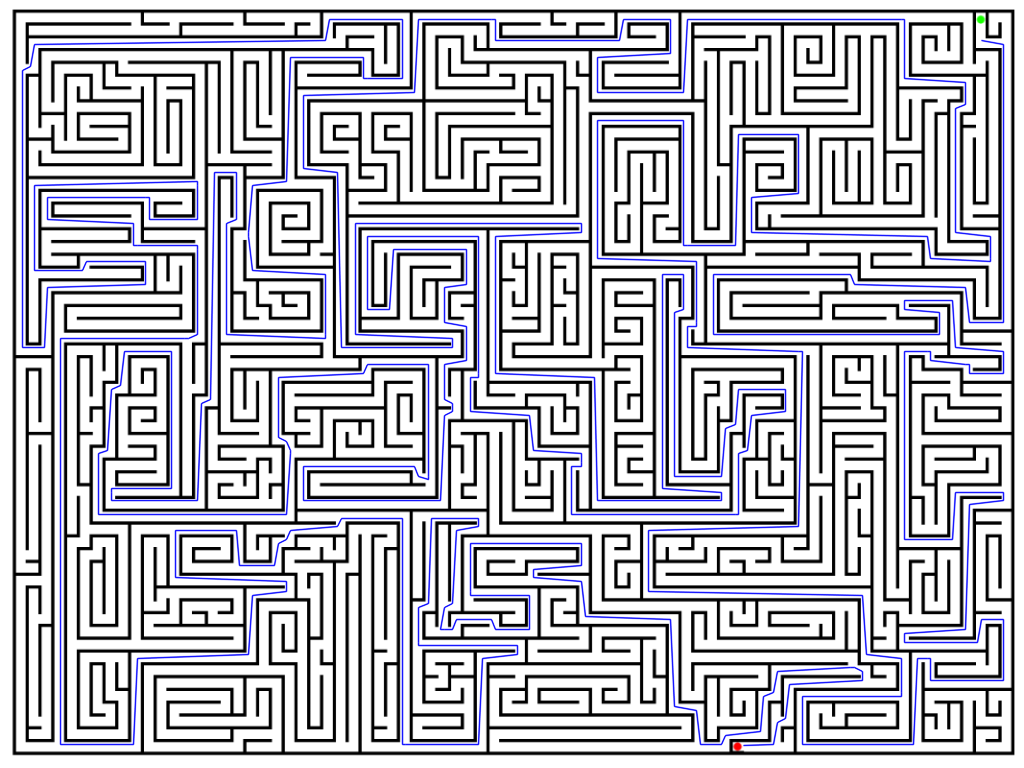
#> input picture src/maze_solved.png, 1024 x 768 px
$ python -i mazereader.py   (imports and definitions only)   (older library calls are emulated)
#> lines starting #> are read from the running program, lines starting #| are printed output that depends on the picture
#> further down, picture is the input picture: shape (768, 1024, 3); mean B, G, R 193, 185.6, 185.6
### skeletonize.py
import numpy as np
from scipy import weave


def thinning_iteration(im, iter):
    I, M = im, np.zeros(im.shape, np.uint8)
    # expr = """
    # for (int i = 1; i < NI[0]-1; i++)
    # {
    #     for (int j = 1; j < NI[1]-1; j++)
    #     {
    #         int p2 = I2(i-1, j);
    #         int p3 = I2(i-1, j+1);
    #         int p4 = I2(i, j+1);
    #         int p5 = I2(i+1, j+1);
    #         int p6 = I2(i+1, j);
    #         int p7 = I2(i+1, j-1);
    #         int p8 = I2(i, j-1);
    #         int p9 = I2(i-1, j-1);
    #
    #             int C  = (!p2 & (p3 | p4)) + (!p4 & (p5 | p6)) +
    #                      (!p6 & (p7 | p8)) + (!p8 & (p9 | p2));
    #             int N1 = (p9 | p2) + (p3 | p4) + (p5 | p6) + (p7 | p8);
    #             int N2 = (p2 | p3) + (p4 | p5) + (p6 | p7) + (p8 | p9);
    #             int N  = N1 < N2 ? N1 : N2;
    #             int m  = iter == 0 ? ((p6 | p7 | !p9) & p8) :
    #                                  ((p2 | p3 | !p5) & p4);
    #
    #             if (C == 1 && (N >= 2 && N <= 3) && m == 0)
    #                 M2(i,j) = 1;
    #     }
    # }
    # """
    expr = """
    for (int i = 1; i < NI[0]-1; i++) {
        for (int j = 1; j < NI[1]-1; j++) {
            int p2 = I2(i-1, j);
            int p3 = I2(i-1, j+1);
            int p4 = I2(i, j+1);
            int p5 = I2(i+1, j+1);
            int p6 = I2(i+1, j);
            int p7 = I2(i+1, j-1);
            int p8 = I2(i, j-1);
            int p9 = I2(i-1, j-1);
            int A = (p2 == 0 && p3 == 1) + (p3 == 0 && p4 == 1) +
            (p4 == 0 && p5 == 1) + (p5 == 0 && p6 == 1) +
            (p6 == 0 && p7 == 1) + (p7 == 0 && p8 == 1) +
            (p8 == 0 && p9 == 1) + (p9 == 0 && p2 == 1);
            int B = p2 + p3 + p4 + p5 + p6 + p7 + p8 + p9;
            int m1 = iter == 0 ? (p2 * p4 * p6) : (p2 * p4 * p8);
            int m2 = iter == 0 ? (p4 * p6 * p8) : (p2 * p6 * p8);
            if (A == 1 && B >= 2 && B <= 6 && m1 == 0 && m2 == 0) {
                M2(i,j) = 1;
            }
        }
    }
    """
    weave.inline(expr, ["I", "iter", "M"], extra_compile_args=["-O3"])
    return (I & ~M)


def skeletonize_zhang_shuen(src):
    dst = src.copy() / 255
    prev = np.zeros(src.shape[:2], np.uint8)
    diff = None
    while True:
        dst = thinning_iteration(dst, 0)
        dst = thinning_iteration(dst, 1)
        diff = np.absolute(dst - prev)
        prev = dst.copy()
        if np.sum(diff) == 0:
            break
    return dst * 255

### src/mazereader.py
import numpy as np
import random
import cv2
import graph
import skeletonize
import connections
import config
import processimage


def get_largest_contour_centroid(img):
    img2, cnts_start, heirarchy = cv2.findContours(img,
                                                   cv2.RETR_TREE,
                                                   cv2.CHAIN_APPROX_SIMPLE)
    if len(cnts_start) == 0:
        return None
    start_cnt = cnts_start[0]
    m = cv2.moments(start_cnt)
    if m['m00'] != 0:
        return (int(m['m10'] / m['m00']), int(m['m01'] / m['m00']))
    return None


def find_start_end(thresh_r, thresh_g):
    start = get_largest_contour_centroid(thresh_r)
    end = get_largest_contour_centroid(thresh_g)
    return (start, end)


def create_graph_nodes(skeleton, eroded, img):
    corners = cv2.goodFeaturesToTrack(skeleton, 0, 0.025, 3)
    g = graph.Graph()
    for corner in corners:
        if eroded[corner[0][1], corner[0][0]] != 0:
            node = graph.Node((corner[0][0], corner[0][1]))
            g.add_node(node)
    print("Found {} nodes".format(len(g.nodes)))
    return g


def read_maze(img):
    img2 = img.copy()

    thresh_v = cv2.cvtColor(img, cv2.COLOR_BGR2GRAY)
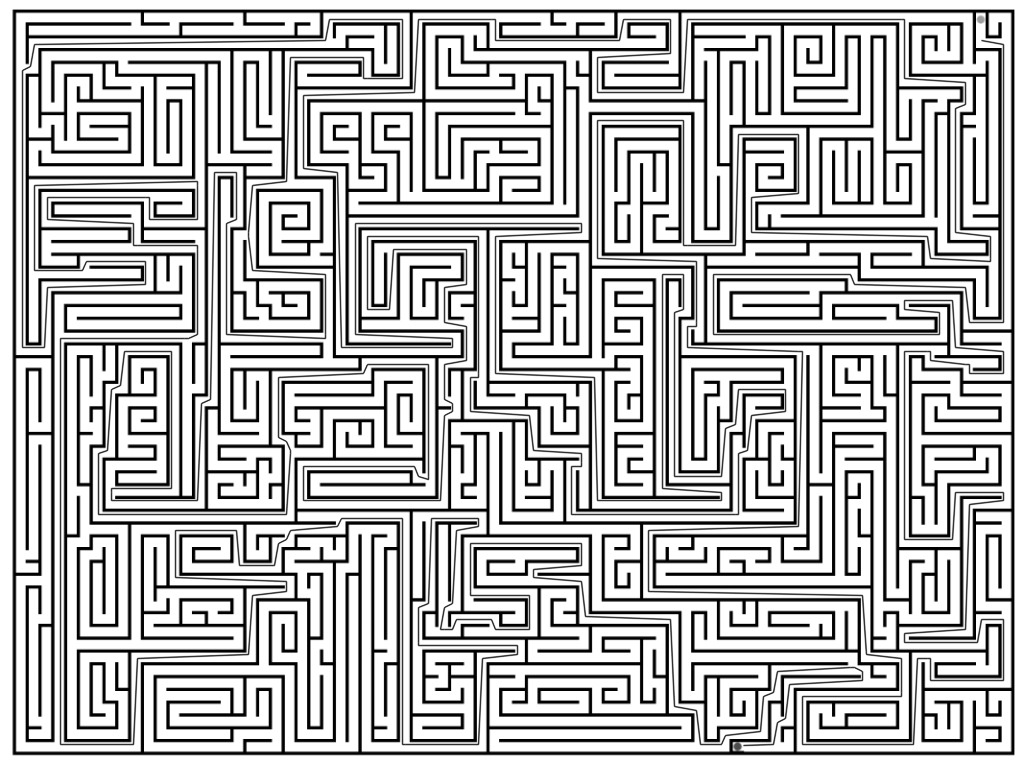
#> thresh_v: shape (768, 1024); min 0, max 255, mean 186.4
    thresh_v_eroded = cv2.erode(thresh_v, np.ones((3, 3), np.uint8))
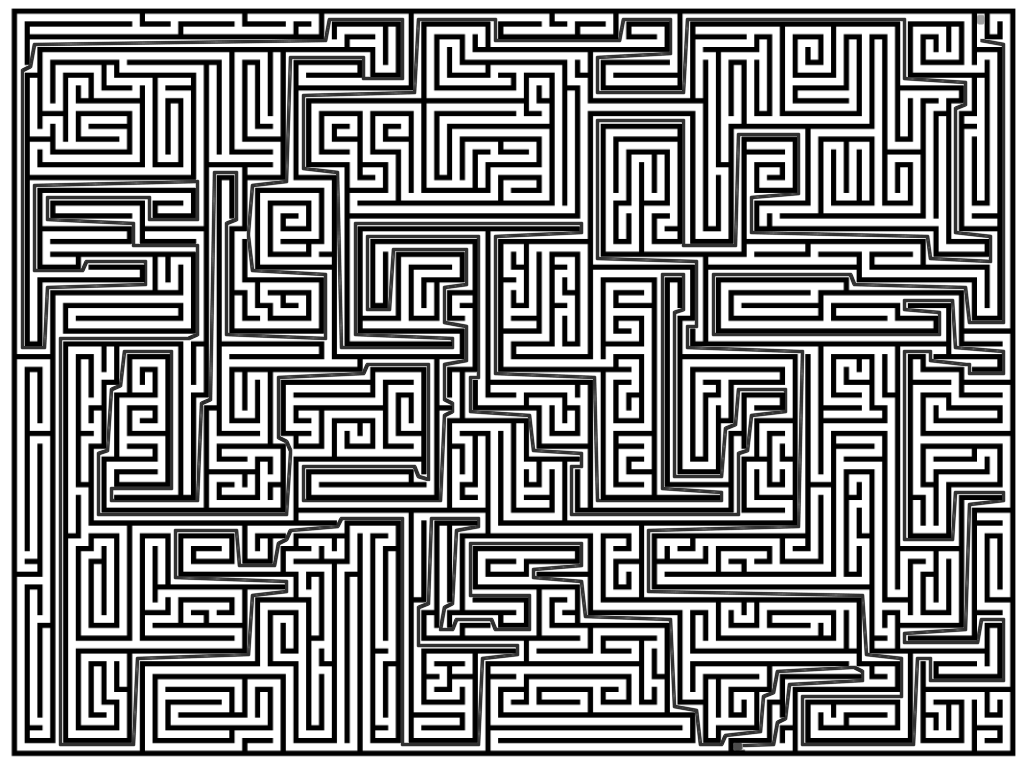
#> thresh_v_eroded: shape (768, 1024); min 0, max 255, mean 140

    thresh_v_skeleton = skeletonize.skeletonize_zhang_shuen(thresh_v)
    if not config.args.nogui:
        cv2.imshow("skeleton",
                   cv2.resize(thresh_v_skeleton, (0, 0), fx=0.5, fy=0.5))
    cv2.imwrite("skeleton.png", thresh_v_skeleton)

    g = create_graph_nodes(thresh_v_skeleton, thresh_v_eroded, img2)
    connections.get_connections(g, thresh_v_skeleton, thresh_v_eroded)
    g.split_long_edges()

    group_colors = {}
    for node in g.nodes:
        if node.group not in group_colors:
            group_colors[node.group] = (
                random.randint(0, 255),
                random.randint(0, 255),
                random.randint(0, 255))
        cv2.circle(img2, (node.pos[0], node.pos[1]), 3,
                   group_colors[node.group], -1, cv2.LINE_AA)
    cv2.imwrite("nodes.png", img2)
    for a, b in g.connections:
        cv2.line(img2, g.nodes[a].pos, g.nodes[b].pos,
                 (0, 255, 0), 1, cv2.LINE_AA)
    cv2.imwrite("connections.png", img2)

    return img2, g

>>> import cv2
>>> picture = cv2.imread('maze_solved.png')
#> (the run stopped early here; a loop or call above may not have finished)
